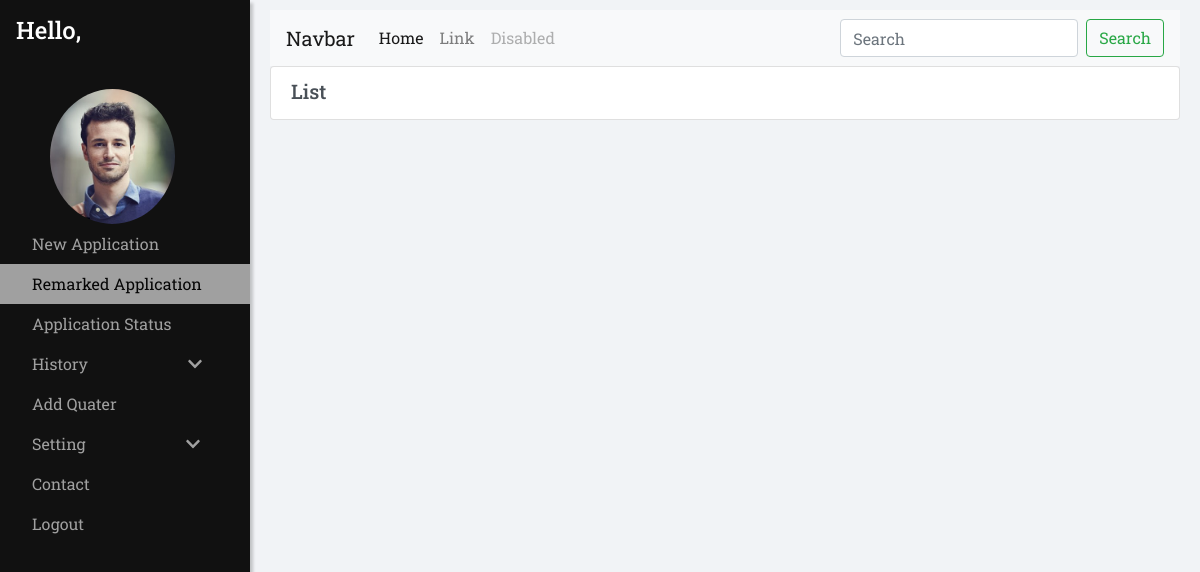
The page /admin/remarked_app/list.php on the database as committed earlier.
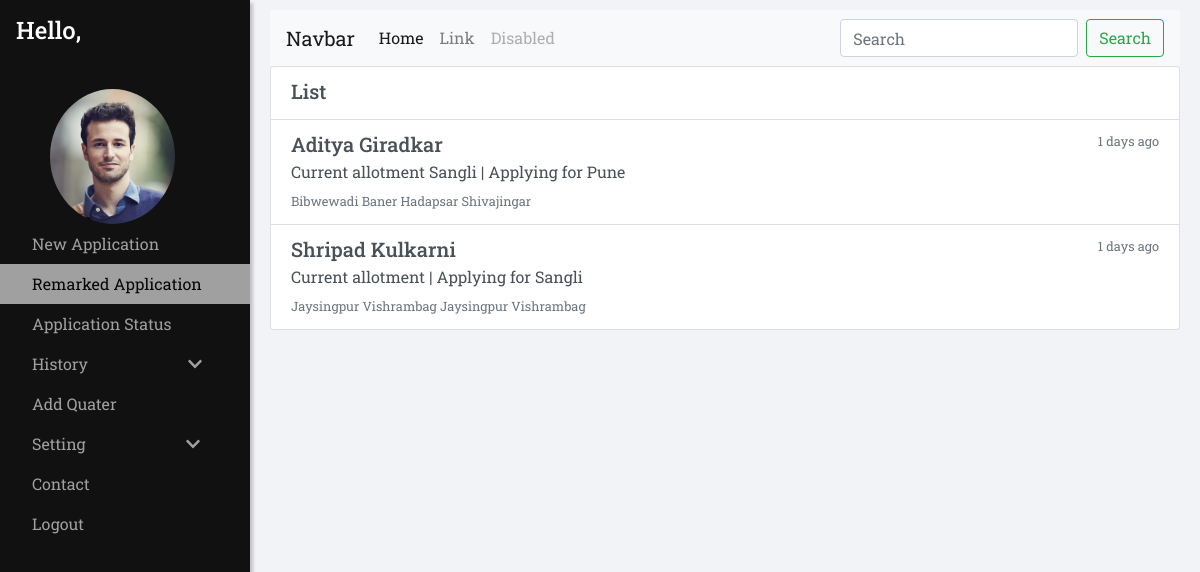
The same page on the database as committed later.
### tables this page shows
CREATE TABLE `remarks` (
  `id` int(11) NOT NULL,
  `post_id` int(50) NOT NULL,
  `user_id` int(100) NOT NULL,
  `applicant_id` int(100) NOT NULL,
  `remark` varchar(100) NOT NULL,
  `status` varchar(155) NOT NULL
);

CREATE TABLE `users` (
  `id` int(100) NOT NULL,
  `username` varchar(100) NOT NULL,
  `user_firstname` varchar(100) NOT NULL,
  `user_lastname` varchar(100) NOT NULL,
  `user_password` varchar(100) NOT NULL,
  `Age` int(100) NOT NULL,
  `user_image` varchar(100) NOT NULL,
  `Gender` varchar(100) NOT NULL,
  `quater_resident` varchar(50) NOT NULL,
  `quater_id` int(50) NOT NULL,
  `area_id` int(50) NOT NULL,
  `city_id` int(100) NOT NULL,
  `post_id` int(100) NOT NULL,
  `user_role` varchar(255) NOT NULL,
  `mobile_no` int(100) NOT NULL
);

CREATE TABLE `cities` (
  `city_id` int(100) NOT NULL,
  `name` varchar(100) NOT NULL
);

CREATE TABLE `area` (
  `area_id` int(50) NOT NULL,
  `name` varchar(100) NOT NULL,
  `city_id` int(50) NOT NULL
);

### admin/remarked_app/list.php (the view, shortened to what this page needs)
<!doctype html>
<html lang="en">
<head>
    <link rel="stylesheet" href="https://stackpath.bootstrapcdn.com/bootstrap/4.3.1/css/bootstrap.min.css">
    <link rel="stylesheet" href="https://cdnjs.cloudflare.com/ajax/libs/malihu-custom-scrollbar-plugin/3.1.5/jquery.mCustomScrollbar.min.css">
    <link rel="stylesheet" href="list_style.css">
    <link rel="stylesheet" href="../user.css">
</head>
<body>
    <?php include("../sidebar-over.php")?>
    <?php
	include("../../db.php");
	$qry="SELECT * FROM `remarks`";
	$run=mysqli_query($con,$qry);
	?>
    <div id="main">
        <div class="whole">
            <div class="list-group">
                <div class="list-group-item list-group-item-action flex-column align-items-start ">
                    <div class="d-flex w-100 justify-content-between">
                        <h5 class="mb-1">List</h5>
                    </div>
                </div>
     <?php
	while($row=mysqli_fetch_assoc($run))
	{
		$applicant=$row['applicant_id'];
		$arr[]=$applicant;
		$counts = array_count_values($arr);
		if ($counts[$applicant]==9)
		{
		$qry_applicant="SELECT * FROM `applicant` WHERE `id`='$applicant'";
		$run_applicant=mysqli_query($con,$qry_applicant);
		$row_applicant=mysqli_fetch_assoc($run_applicant);
			$id=$row_applicant['user_id'];
		$qry1="SELECT * FROM `users` WHERE `id`='$id'";
		$run1=mysqli_query($con,$qry1);
		$row1=mysqli_fetch_assoc($run1);
		$firstname=$row1['user_firstname'];
		$lastname=$row1['user_lastname'];
		$cityid=$row1['city_id'];
		$qry2="SELECT * FROM `cities` WHERE `city_id`='$cityid'";
		$run2=mysqli_query($con,$qry2);
		$row2=mysqli_fetch_assoc($run2);
		$city=$row2['name'];
		$areaid1=$row_applicant['area_id1'];
		$areaid2=$row_applicant['area_id2'];
		$areaid3=$row_applicant['area_id3'];
		$areaid4=$row_applicant['area_id4'];
		$qry3="SELECT * FROM `area` WHERE `area_id`='$areaid1'";
			$run3=mysqli_query($con,$qry3);
		$row3=mysqli_fetch_assoc($run3);
		$area1=$row3['name'];
		$qry4="SELECT * FROM `area` WHERE `area_id`='$areaid2'";
			$run4=mysqli_query($con,$qry4);
		$row4=mysqli_fetch_assoc($run4);
		$area2=$row4['name'];
		$qry5="SELECT * FROM `area` WHERE `area_id`='$areaid3'";
			$run5=mysqli_query($con,$qry5);
		$row5=mysqli_fetch_assoc($run5);
		$area3=$row5['name'];
		$qry6="SELECT * FROM `area` WHERE `area_id`='$areaid4'";
			$run6=mysqli_query($con,$qry6);
		$row6=mysqli_fetch_assoc($run6);
		$area4=$row6['name'];
		$qry7="SELECT * FROM `area` WHERE `area_id`='$areaid1'";
			$run7=mysqli_query($con,$qry7);
		$row7=mysqli_fetch_assoc($run7);
		$applycity=$row7['city_id'];
		$qry8="SELECT * FROM `cities` WHERE `city_id`='$applycity'";
		$run8=mysqli_query($con,$qry8);
		$row8=mysqli_fetch_assoc($run8);
		$apply_city=$row8['name'];
		?>
                <a href="remarked.php?user_id=<?php echo $id ;?>&city=<?php echo $apply_city ?>&applicant=<?php echo $applicant; ?>" class="list-group-item list-group-item-action flex-column align-items-start zoom">
                    <div class="d-flex w-100 justify-content-between">
                        <h5 class="mb-1"><?php echo $firstname." ".$lastname ?></h5>
                        <small class="text-muted">1 days ago</small>
                    </div>
                    <p class="mb-1">Current allotment <?php echo $city ?> | Applying for <?php echo $apply_city; ?></p>
                    <small class="text-muted"><?php echo $area1." " .$area2." ".$area3. " ".$area4; ?></small>
                </a>
    <?php
	}
	}
	?>
            </div>
        </div>
    </div>
</body>
</html>

### admin/sidebar-over.php (shortened to what this page needs)
<nav id="sidebar">
    <div class="sidebar-header" style="background-color: #111;">
        <h4>Hello, <?php echo $_SESSION['firstname'] ?></h4>
    </div>
    <ul class="list-unstyled components">
        <li>
            <a href="../profile/profile.php"><img class="sidenav-profile" src="../images/profile.jpg" alt="profile image"></a>
        </li>
        <li>
            <a class="sidenav-list" id="nav-new" href="../new_app/list.php">New Application</a>
        </li>
        <li>
            <a class="sidenav-list" id="nav-remarked" href="../remarked_app/list.php">Remarked Application</a>
        </li>
        <li>
            <a class="sidenav-list" id="nav-status" href="../tracking/list.php">Application Status</a>
        </li>
        <li>
            <a class="sidenav-list" href="#historySubmenu" data-toggle="collapse">History<i class="fas fa-chevron-down" style="margin-left: 100px;"></i></a>
        </li>
        <li>
            <a class="sidenav-list" id="nav-add" href="../add_quater/form.php">Add Quater</a>
        </li>
        <li>
            <a class="sidenav-list" href="#settingSubmenu" data-toggle="collapse">Setting<i class="fas fa-chevron-down" style="margin-left: 100px;"></i></a>
        </li>
        <li><a class="sidenav-list" id="nav-contact" href="mailto:adityagiradkar11@gmail.com">Contact</a></li>
        <li><a class="sidenav-list" id="nav-logout" href="../../login/logout.php">Logout</a></li>
    </ul>
</nav>
<div id="content">
    <nav class="navbar navbar-expand-lg navbar-light bg-light">
        <a class="navbar-brand" href="#">Navbar</a>
        <div class="collapse navbar-collapse" id="navbarTogglerDemo02">
            <ul class="navbar-nav mr-auto mt-2 mt-lg-0">
                <li class="nav-item active">
                    <a class="nav-link" href="#">Home <span class="sr-only">(current)</span></a>
                </li>
                <li class="nav-item">
                    <a class="nav-link" href="#">Link</a>
                </li>
                <li class="nav-item">
                    <a class="nav-link disabled" href="#" tabindex="-1" aria-disabled="true">Disabled</a>
                </li>
            </ul>
            <form class="form-inline my-2 my-lg-0">
                <input class="form-control mr-sm-2" type="search" placeholder="Search">
                <button class="btn btn-outline-success my-2 my-sm-0" type="submit">Search</button>
            </form>
        </div>
    </nav>

### admin/remarked_app/list_style.css (style rules this page uses)
.zoom { transition: transform .1s; }

### admin/user.css (style rules this page uses)
body { font-family: 'Roboto Slab', serif; background-color: #f1f3f6; }
#sidebar { width: 250px; position: fixed; top: 0; left: -250px; height: 100vh; z-index: 999; background: #111; color: #fff; transition: all 0.3s; overflow-y: scroll; box-shadow: 3px 3px 3px rgba(0, 0, 0, 0.2); }
#sidebar .sidebar-header { padding: 16px; }
#sidebar ul.components { padding: 20px 0; }
#sidebar ul li a { text-decoration: none; color: white; }
.sidenav-list { padding: 8px 8px 8px 32px; text-decoration: none; color: white; position: relative; display: block; transition: 0.3s; cursor: pointer; opacity: 0.6; }
.sidenav-profile { width: 50%; border-radius: 100%; margin-left: 50px; }
.sidenav-list:before, .sidenav-list:after { position: absolute; opacity: 0; width: 0%; height: 2px; content: ''; background: green; transition: all 0.3s; }
.sidenav-list:before { left: 0px; top: 0px; }
.sidenav-list:after { right: 0px; bottom: 0px; }
#content { width: 100%; padding: 20px; min-height: 100vh; transition: all 0.3s; padding-top: 10px; }
.current { background-color: white; color: black !important; }
@media (min-width: 768px) { #content { padding-left: 270px; overflow-y: scroll; } }
@media (min-width: 768px) { #sidebar { left: 0; } }

Rows that differ between the two databases and show on the page:
added remarks: users.user_firstname "Aditya", users.user_lastname "Giradkar", cities.name "Sangli", cities.name "Pune", area.name "Bibwewadi", area.name "Baner", area.name "Hadapsar", area.name "Shivajingar"
added remarks: users.user_firstname "Shripad", users.user_lastname "Kulkarni", cities.name "Sangli", area.name "Jaysingpur", area.name "Vishrambag"
